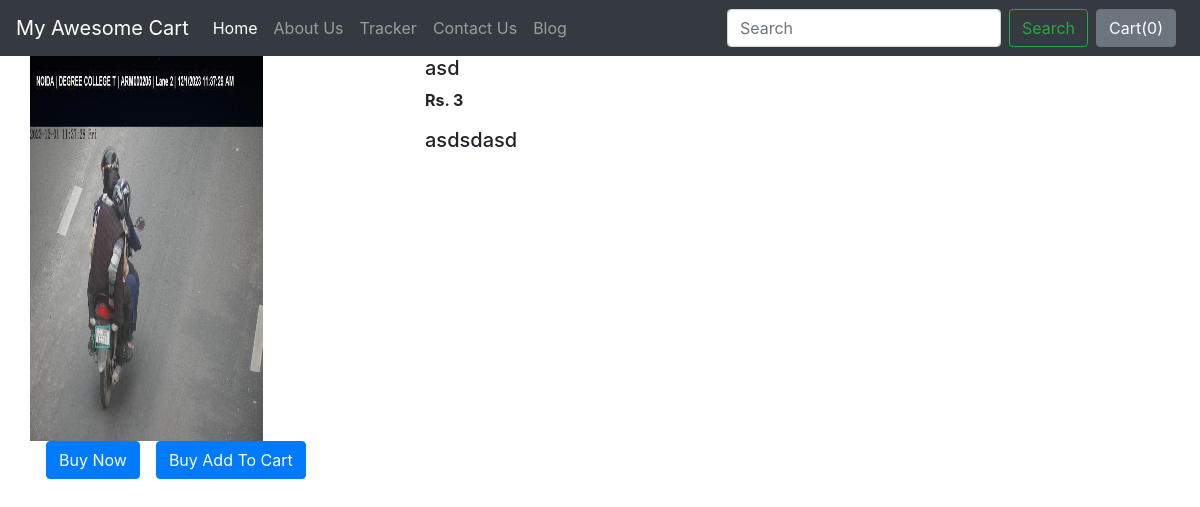
The page /shop/products/3 on the database its author committed.
### shop/models.py (models this page shows)
class Product(models.Model):
    product_id=models.AutoField
    product_name=models.CharField(max_length=50)
    category=models.CharField(max_length=50,default="")
    subcategory=models.CharField(max_length=50,default="")
    price=models.IntegerField(default=0)
    desc=models.CharField(max_length=300)
    pub_date=models.DateField()
    image=models.ImageField(upload_to="shop/images",default="")
    def __str__(self):
        return self.product_name

### shop/views.py (the view)
# urls.py: path('products/<int:myid>', views.productview,name="ProductView"),
def productview(request,myid):
    product=Product.objects.filter(id=myid)
    print(product)
    return render(request,"shop/productview.html",{'product':product[0]})

### shop/templates/shop/productview.html (shortened to what this page needs)
{% extends 'shop/basic.html' %}
{% block body %}
<div class="container">
    <div class="row">
    <div class="col-md-4">
        <div class="row">
            <img src="/media/{{product.image}}" width="233px" height="385px" alt="">
        </div>
        <div class="row">
            <button class="btn btn-primary mx-3">Buy Now</button>
            <button class="btn btn-primary ">Buy Add To Cart</button>
        </div>
    </div>
    <div class="col-md-8">
        <h5>{{product.product_name}}</h5>
        <p><b>Rs. {{product.price}}</b></p>
        <h5>{{product.desc}}</h5>
    </div>
    </div>
</div>
{% endblock %}

### rows shown on the page
Product: image (picture), product_name "asd", price "3", desc "asdsdasd"
